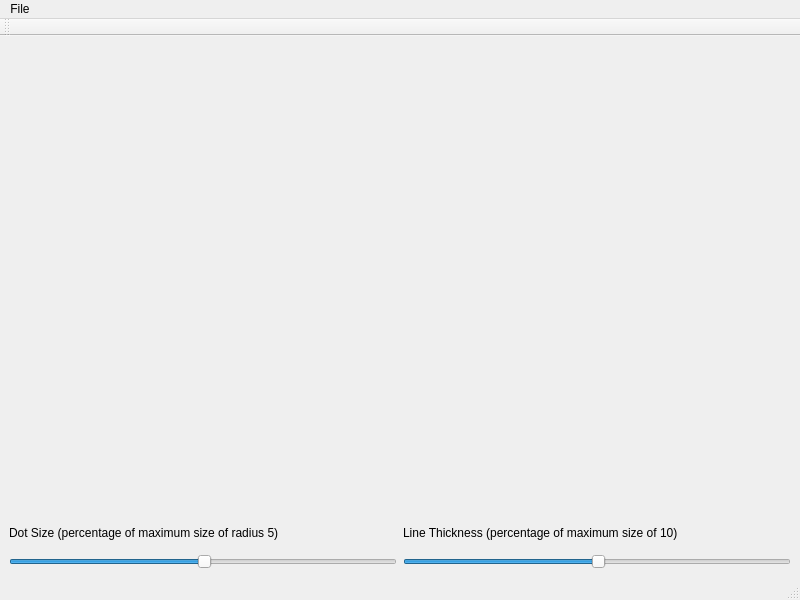
<?xml version="1.0" encoding="UTF-8"?>
<ui version="4.0">
 <class>Form</class>
 <widget class="QMainWindow" name="Form">
  <property name="geometry">
   <rect>
    <x>0</x>
    <y>0</y>
    <width>800</width>
    <height>600</height>
   </rect>
  </property>
  <property name="windowTitle">
   <string>Connect the Dots</string>
  </property>
  <widget class="QWidget" name="centralwidget">
   <layout class="QGridLayout" name="gridLayout">
    <item row="0" column="0">
     <layout class="QVBoxLayout" name="verticalLayout" stretch="15,1,1">
      <item>
       <layout class="QHBoxLayout" name="horizontalLayout_2">
        <item>
         <widget class="QVTKWidget" name="qvtkWidget" native="true"/>
        </item>
       </layout>
      </item>
      <item>
       <layout class="QHBoxLayout" name="horizontalLayout_3">
        <item>
         <widget class="QLabel" name="label_2">
          <property name="text">
           <string>Dot Size (percentage of maximum size of radius 5)</string>
          </property>
         </widget>
        </item>
        <item>
         <widget class="QLabel" name="label">
          <property name="text">
           <string>Line Thickness (percentage of maximum size of 10)</string>
          </property>
         </widget>
        </item>
       </layout>
      </item>
      <item>
       <layout class="QHBoxLayout" name="horizontalLayout">
        <item>
         <widget class="QSlider" name="sldDotSize">
          <property name="singleStep">
           <number>1</number>
          </property>
          <property name="value">
           <number>50</number>
          </property>
          <property name="orientation">
           <enum>Qt::Horizontal</enum>
          </property>
         </widget>
        </item>
        <item>
         <widget class="QSlider" name="sldLineThickness">
          <property name="value">
           <number>50</number>
          </property>
          <property name="orientation">
           <enum>Qt::Horizontal</enum>
          </property>
         </widget>
        </item>
       </layout>
      </item>
     </layout>
    </item>
   </layout>
  </widget>
  <widget class="QMenuBar" name="menubar">
   <property name="geometry">
    <rect>
     <x>0</x>
     <y>0</y>
     <width>800</width>
     <height>25</height>
    </rect>
   </property>
   <widget class="QMenu" name="menuFile">
    <property name="title">
     <string>File</string>
    </property>
    <addaction name="actionOpen"/>
    <addaction name="actionSave"/>
   </widget>
   <addaction name="menuFile"/>
  </widget>
  <widget class="QStatusBar" name="statusbar"/>
  <widget class="QToolBar" name="toolBar">
   <property name="windowTitle">
    <string>toolBar</string>
   </property>
   <attribute name="toolBarArea">
    <enum>TopToolBarArea</enum>
   </attribute>
   <attribute name="toolBarBreak">
    <bool>false</bool>
   </attribute>
  </widget>
  <action name="actionOpen">
   <property name="text">
    <string>Open</string>
   </property>
  </action>
  <action name="actionSave">
   <property name="text">
    <string>Save</string>
   </property>
  </action>
 </widget>
 <customwidgets>
  <customwidget>
   <class>QVTKWidget</class>
   <extends>QWidget</extends>
   <header>QVTKWidget.h</header>
  </customwidget>
 </customwidgets>
 <resources/>
 <connections/>
</ui>
